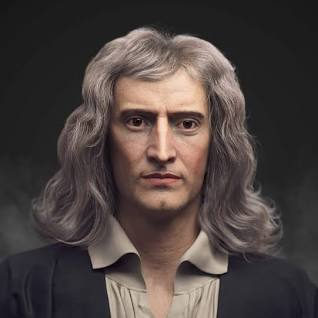
#> input picture Assets/newton.jpg, 318 x 318 px, found by its file name
$ jupyter execute trackbar.ipynb
#> lines starting #> are read from the running program, lines starting #| are printed output that depends on the picture; after the words box and inside, x2 and y2 are one past the last pixel; in counts of white or black regions, pixels touching at a corner belong together
## **1. Trackbar**

Trackbar can be applied on images to produce varying output dynamically within certain ranges.

### **1.1 Showing text using trackbar**

[cell 1]
import cv2 as cv

img = cv.imread('D:/OpenCV2/Assets/newton.jpg')
#> img is the input picture: shape (318, 318, 3); mean B, G, R 63.9, 66.4, 76.1

def trackbar(x):
    # Creating copy of the image for avoiding conflit
#> called with x = 100
    img_copy = img.copy()
    text = str(x)

    cv.putText(
        img_copy,
        text = text,
        org = (80, 100),
        fontFace = cv.FONT_HERSHEY_SIMPLEX,
        fontScale = 2,
        color = (255, 255, 255),
        thickness = 3

        )
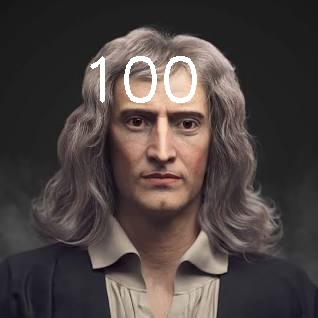
#> img_copy: shape (318, 318, 3); 1.4% of pixels changed, all inside (x1, y1, x2, y2) = (90, 56, 197, 103)

    cv.imshow('window', img_copy)

cv.imshow('window', img)
cv.createTrackbar('mytrackbar', 'window', 100, 155, trackbar)

cv.waitKey(0)
cv.destroyAllWindows()

### **1.2 Adjust Brighness Using Trackbar**

[cell 2]
import cv2 as cv
import numpy as np


original_image = cv.imread('D:/OpenCV2/Assets/newton.jpg')

def update_brightness(brightness):
#> called with brightness = 5
    modified_image = cv.addWeighted(
    src1=original_image,  # The first input array (the original image)
    alpha=1,              # Weight of the first input array elements (scalar value for blending)
    src2=np.zeros_like(original_image),  # The second input array (an array of zeros with the same shape as the original image)
    beta=brightness - 50,  # Weight of the second input array elements (scalar value for blending)
    gamma=1.0             # Scalar added to each sum (optional parameter, default value is 0)
    )

    cv.imshow('window', modified_image)


cv.imshow('window', original_image)
initial_brightness = 5
cv.createTrackbar("Change Brightness", "window", initial_brightness, 1000, update_brightness)
cv.waitKey(0)
cv.destroyAllWindows()
